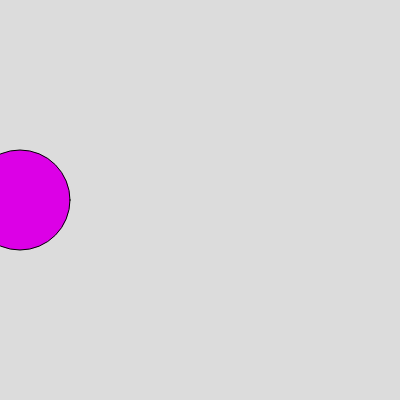
Frame 1 (no input)
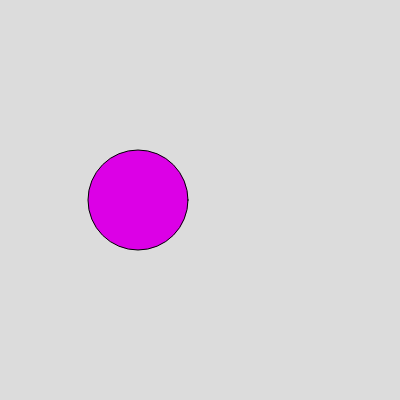
Frame 60 (no input)
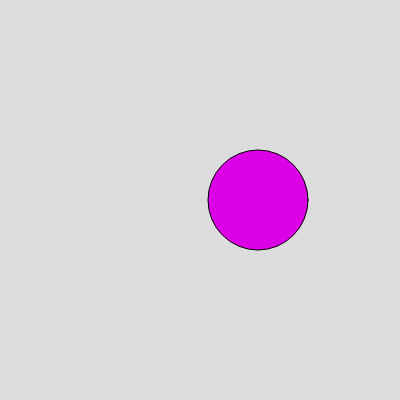
Frame 120 (the mouse pressed at the canvas centre since frame 60)

The p5.js sketch that drew these frames (run headless with seeded random() and noise() and a simulated clock; from frame 60 on, the mouse is pressed at the canvas centre):

// p5.js sketch
// ── sketch.js
var x = 20;  
var speed = 3;  

function setup() {
  createCanvas(400, 400);
}

function draw() {
  background(220);
  fill(220, 0, 230);

  //gives the circle x starting point the same as the variable and can be changed later
  circle(x, 200, 100, 100);
  
  // this code block animates the ball to move on the x-axis
  
  // add 1 to x value updates x to equal the new value
  x = x + 1;
  // short hand version of x = x + 1
  x++;
 
  // this code block gives the illusion that the ball bounces of the x-axis edges

  //applies a conditional statement that if the x value is greater than 400 or the x value is less than 0, we speed is multiplied by -1 and assigned the new value
  /*
  if (x > 400 || x < 0) {
    speed = speed * -1;
  }
  
  // adds the speed value and the value of x and assigns the new value to x
  x = x + speed
  */
}
